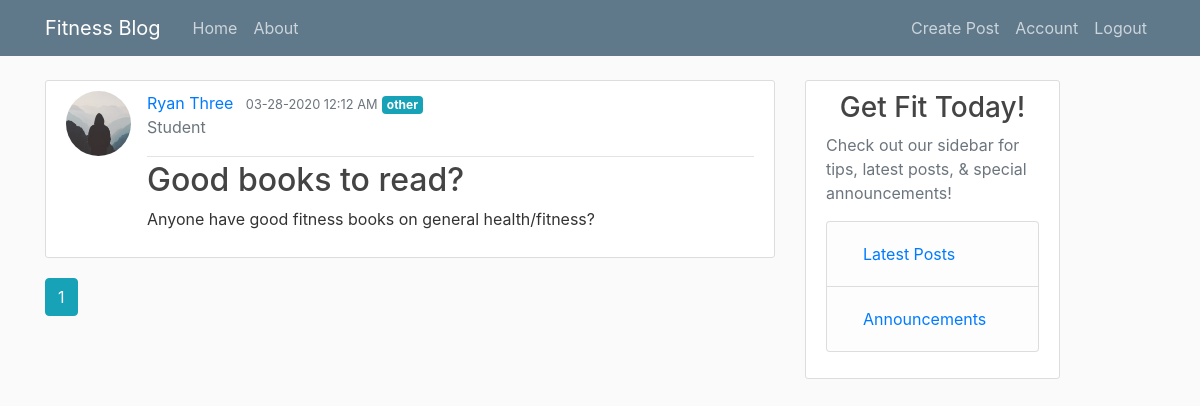
The app's page /latest (signed in) with its own data.
### fitnessblog/models.py (models this page shows, shortened)
class Post(db.Model):
    id = db.Column(db.Integer, primary_key=True)
    title = db.Column(db.String(100), nullable=False)
    date_posted = db.Column(db.DateTime, nullable=False, default=datetime.utcnow)
    content = db.Column(db.Text, nullable=False)
    category = db.Column(db.Text, nullable=False)
    user_id = db.Column(db.Integer, db.ForeignKey("user.id"), nullable=False)

class User(db.Model, UserMixin):
    id = db.Column(db.Integer, primary_key=True)
    username = db.Column(db.String(20), unique=True, nullable=False)
    email = db.Column(db.String(120), unique=True, nullable=False)
    profile_type = db.Column(db.String(20), nullable=False)
    image_file = db.Column(db.String(20), nullable=False, default="default.jpg")
    password = db.Column(db.String(60), nullable=False)
    posts = db.relationship("Post", backref="author", lazy=True)

### fitnessblog/posts/routes.py (the view)
@posts.route("/latest", methods=["GET"])
@login_required
def latest_posts():
    time_24_hours_ago = datetime.datetime.now() - datetime.timedelta(hours=24)
    page = request.args.get("page", 1, type=int)
    posts = Post.query.filter(Post.date_posted > time_24_hours_ago).paginate(
        page=page, per_page=5
    )
    return render_template("latest_posts.html", posts=posts)

### fitnessblog/models.py (called while the page is built)
@login_manager.user_loader
def load_user(user_id):
    return User.query.get(int(user_id))

### fitnessblog/templates/latest_posts.html
{% extends "layout.html" %}
{% block content %}
  {% for post in posts.items %}
    <article class="media content-section">
      <img class="rounded-circle article-img" src="{{ url_for('static', filename='profile_pics/' + post.author.image_file) }}">
      <div class="media-body">
        <div class="article-metadata">
          <a class="mr-2" href="{{ url_for('users.user_posts', username=post.author.username) }}">{{ post.author.username }}</a>
          <small class="text-muted">{{ post.date_posted.strftime('%m-%d-%Y %I:%M %p') }}</small>
          <a href="{{ url_for('posts.filter_by_category', category=post.category) }}" class="badge badge-info">{{ post.category}}</a>
          <p class="text-secondary">{{ current_user.profile_type.capitalize() }}</p>
        </div>
        <h2><a class="article-title" href="{{ url_for('posts.post', post_id=post.id) }}">{{ post.title }}</a></h2>
        <p class="article-content">{{ post.content }}</p>
      </div>
    </article>
  {% endfor %}
  {% for page_num in posts.iter_pages(left_edge=1, right_edge=1, left_current=1, right_current=2) %}
    {% if page_num %}
      {% if posts.page == page_num %}
        <a class="btn btn-info mb-4" href="{{ url_for('main.home', page=page_num) }}">{{ page_num }}</a>
      {% else %}
      <a class="btn btn-outline-info mb-4" href="{{ url_for('main.home', page=page_num) }}">{{ page_num }}</a>
      {% endif %}
    {% else %}
      ...
    {% endif %}
  {% endfor %}
{% endblock content %}

### fitnessblog/static/main.css (style rules this page uses)
body { background: #fafafa; color: #333333; margin-top: 5rem; }
h1, h2, h3, h4, h5, h6 { color: #444444; }
.content-section { background: #ffffff; padding: 10px 20px; border: 1px solid #dddddd; border-radius: 3px; margin-bottom: 20px; }
.article-title { color: #444444; }
.article-content { white-space: pre-line; }
.article-img { height: 65px; width: 65px; margin-right: 16px; }
.article-metadata { padding-bottom: 1px; margin-bottom: 4px; border-bottom: 1px solid #e3e3e3; }

### records on screen
Post: image_file (placeholder picture), author.username "Ryan Three", date_posted "03-28-2020 12:12 AM", category "other", title "Good books to read?", content "Anyone have good fitness books on general health/fitness?"
User: profile_type "Student"

### other values on screen
{{ page_num }} "1"
